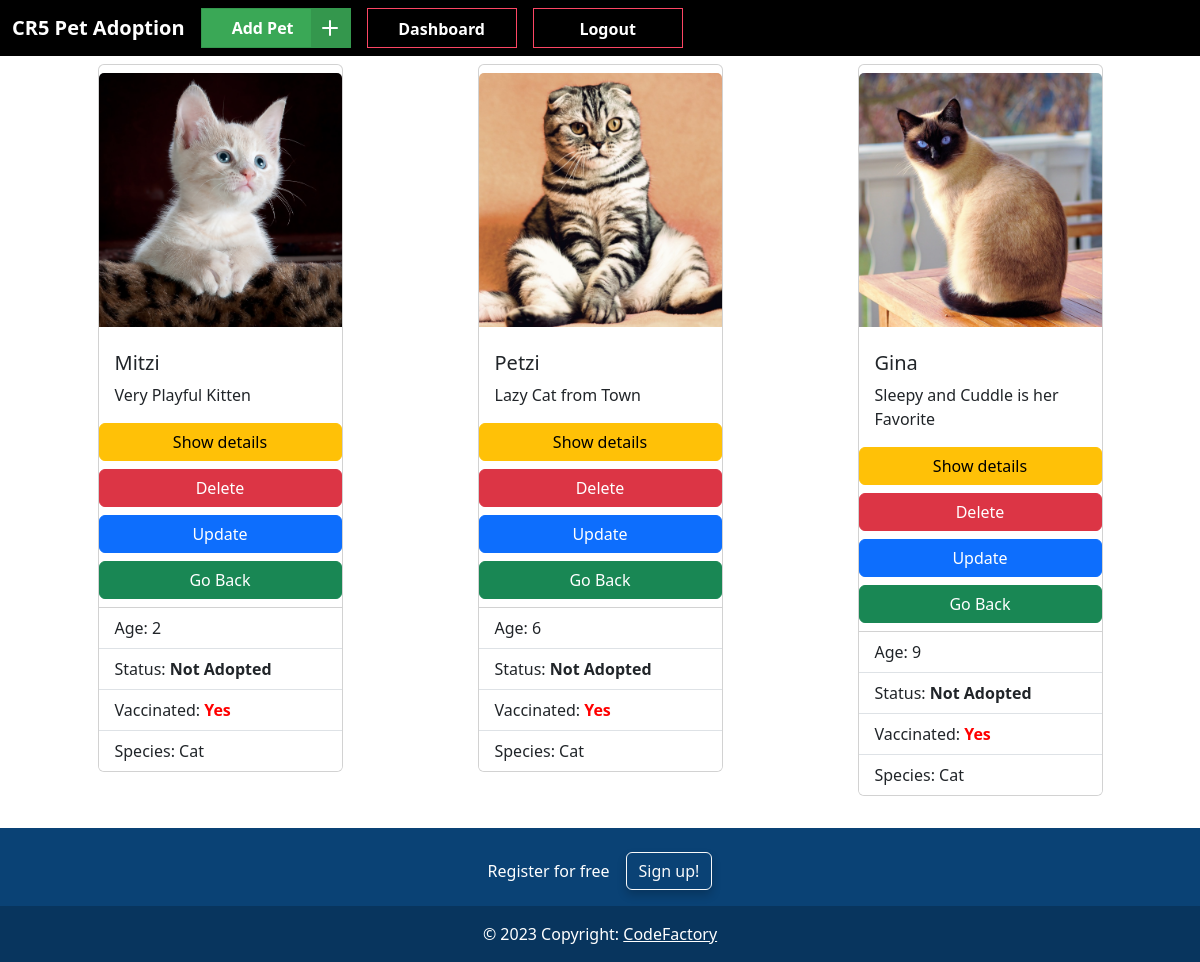
/pet/species.php?species=Cat, run on the app's committed database.
### tables this page shows
CREATE TABLE `animal` (
  `id` int(11) NOT NULL,
  `petname` varchar(200) NOT NULL,
  `picture` varchar(200) NOT NULL,
  `age` int(20) NOT NULL,
  `big_description` varchar(400) NOT NULL,
  `short_description` varchar(200) NOT NULL,
  `breed` varchar(255) NOT NULL,
  `locations` varchar(200) NOT NULL,
  `weights` varchar(200) NOT NULL,
  `species` varchar(200) NOT NULL,
  `gender` varchar(200) NOT NULL,
  `price` int(20) NOT NULL,
  `birth_date` date NOT NULL,
  `status` tinyint(1) NOT NULL,
  `vacc` tinyint(1) NOT NULL,
  `fk_sizeId` int(11) DEFAULT NULL
);

### pet/species.php (the view, shortened to what this page needs)
<!DOCTYPE html>
<html lang="en">
<head>
  <link href="https://cdn.jsdelivr.net/npm/bootstrap@5.3.0/dist/css/bootstrap.min.css" rel="stylesheet">
  <link rel="stylesheet" href="../css/style.css">
</head>
<body>
  <nav class="navbar navbar-expand-lg bg-black d-flex">
    <div class="container-fluid">
      <a class="navbar-brand text-white" href="index.php"><b>CR5 Pet Adoption</b></a>
      <div class="collapse navbar-collapse" id="navbarNav">
        <ul class="navbar-nav">
          <li class="nav-item">
            <a type="button" class="additem" href="create.php">
              <span class="additem_text">Add Pet</span>
              <span class="additem_icon"><svg xmlns="http://www.w3.org/2000/svg" width="24" viewBox="0 0 24 24" stroke-width="2" stroke-linejoin="round" stroke-linecap="round" stroke="currentColor" height="24" fill="none" class="svg">
                  <line y2="19" y1="5" x2="12" x1="12"></line>
                  <line y2="12" y1="12" x2="19" x1="5"></line>
                </svg></span>
            </a>
          </li>
          <li class="dashboard"><a class="btn3 nav-link text-white mx-3" href="../dashboard.php">Dashboard</a></li>
          <li class="nav-item">
            <a class="nav-link text-white btn3 " href="../logout.php?logout">Logout</a>
          </li>
        </ul>
      </div>
    </div>
  </nav>
  <?php
  require_once "../db_connect.php";
  if (isset($_GET['species'])) {
    $species = $_GET['species'];
    $sql = "SELECT * FROM `animal` WHERE `species` = '$species'";
    $result = mysqli_query($connect, $sql);
    if (mysqli_num_rows($result) > 0) {
      echo "
      <div class='container'>
      <div class='row row-cols-lg-4 row-cols-md-3 row-cols-sm-2 row-cols-xs-1'>";
      while ($row = mysqli_fetch_assoc($result)) {
        $statusLabel = ($row["status"] == 0) ? "Not Adopted" : "<span style='color: red;'>Adopted</span>";
        $vacc = ($row["vacc"] == 0) ? "No" : "<span style='color: red;'>Yes</span>";
        echo " <div class='container'>
        <div>
        <div class='card my-2 mx-2' style='width: auto;'>
        <img src='../pictures/{$row["picture"]}' class='card-img-top my-2' alt='...'>
        <div class='card-body'>
          <h5 class='card-title'>{$row["petname"]}</h5>
          <p class='card-text'>{$row["short_description"]}</p>
        </div>
        <a href='details.php?id={$row["id"]}' class='btn btn-warning' style='width: auto;'>Show details</a>
        <a href='delete.php?id={$row["id"]}' class='btn btn-danger my-2' style='width: auto;'>Delete</a>
        <a href='update.php?id={$row["id"]}' class='btn btn-primary' style='width: auto;'>Update</a>
        <a href='index.php' class='btn btn-success my-2' style='width: auto;'>Go Back</a>
               <ul class='list-group list-group-flush'>
          <li class='list-group-item'>Age: {$row["age"]}</li>
          <li class='list-group-item'>Status: <b>{$statusLabel}</b></li>
          <li class='list-group-item'>Vaccinated: <b>{$vacc}</b></li>
          <li class='list-group-item'>
        Species: {$row["species"]}
        </li>
        </ul>
        </div></div></div>";
      }
      echo "
      </div>
      </div>";
    } else {
      echo 'Species have no Entries.';
    }
  } else {
    echo 'Invalid request.';
  };
  ?>
  <section class="mt-4">
    <footer class="text-center text-white" style="background-color: #0a4275;">
      <div class="container p-4 pb-0">
        <section class="">
          <p class="d-flex justify-content-center align-items-center">
            <span class="me-3">Register for free</span>
            <button type="button" class="btn btn-outline-light btn-rounded">
              Sign up!
            </button>
          </p>
        </section>
      </div>
      <div class="text-center p-3" style="background-color: rgba(0, 0, 0, 0.2);">
        © 2023 Copyright:
        <a class="text-white" href="index.php">CodeFactory</a>
      </div>
    </footer>
  </section>
</body>
</html>

### css/style.css (style rules this page uses)
.navbar { color: white; font-weight: 600; transition: 0.3s ease; }
.additem { text-decoration: none; position: relative; width: 150px; height: 40px; cursor: pointer; display: flex; align-items: center; border: 1px solid #34974d; background-color: #3aa856; }
.additem, .additem_icon, .additem_text { transition: all 0.3s; }
.additem .additem_text { transform: translateX(30px); color: #fff; font-weight: 600; }
.additem .additem_icon { position: absolute; transform: translateX(109px); height: 100%; width: 39px; background-color: #34974d; display: flex; align-items: center; justify-content: center; }
.additem .svg { width: 30px; stroke: #fff; }
.btn3 { text-align: center; width: 150px; height: 40px; font-size: 16px; font-weight: 700; text-shadow: 2px 2px 4px #000000; color: white; border: 1px solid rgb(252, 70, 100); cursor: pointer; position: relative; background-color: transparent; text-decoration: none; overflow: hidden; z-index: 1; }
.btn3::before { content: ""; position: absolute; right: 0; top: 0; width: 100%; height: 100%; background-color: rgb(252, 70, 100); transform: translateX(-100%); transition: all .3s; z-index: -1; }
button { font-family: inherit; font-size: 18px; color: white; padding: 0.8em 1.2em; align-items: center; justify-content: center; border: none; border-radius: 25px; box-shadow: 0px 5px 10px rgba(0, 0, 0, 0.2); transition: all 0.3s; }

### data on the page
animal: picture (picture), petname "Mitzi", short_description "Very Playful Kitten", age "2", status "Not Adopted", vacc "Yes", species "Cat"
animal: picture (picture), petname "Petzi", short_description "Lazy Cat from Town", age "6", status "Not Adopted", vacc "Yes", species "Cat"
animal: picture (picture), petname "Gina", short_description "Sleepy and Cuddle is her Favorite", age "9", status "Not Adopted", vacc "Yes", species "Cat"
